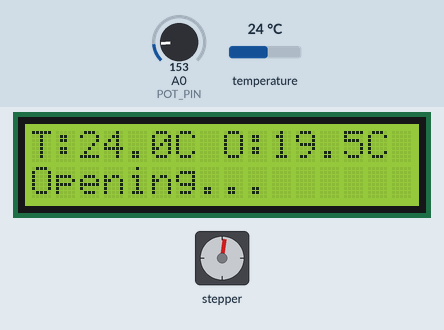
Simulated run of this sketch. Board: Arduino Uno, built with avr-gcc and run on an emulated ATmega328P. Parts: 16×2 character LCD, stepper motor. The inputs (shaded band) are chosen by the test bench; at power-on: temperature 24 °C, A0 (POT_PIN) = 153. Stepper angles assume 2048 steps per turn; what the sketch prints to the serial monitor is not drawn.

Above: at 10.3 s.
10.4 s: temperature set to 10.7 °C
At 14.9 s:
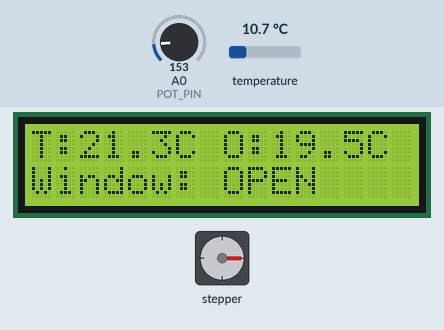
15.2 s: temperature set to 9.8 °C
At 15.55 s:
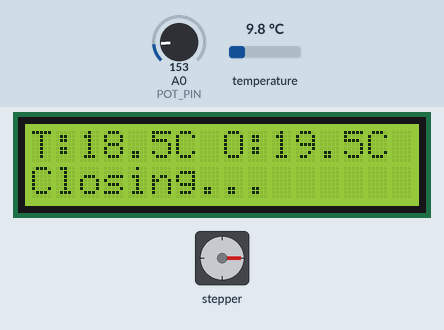
17.8 s: A0 (POT_PIN) set to 165
At 20.7 s:
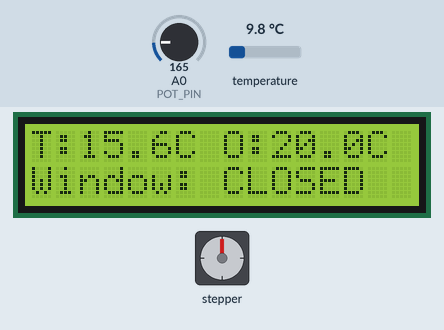
22.5 s: temperature set to 12 °C
At 24.6 s:
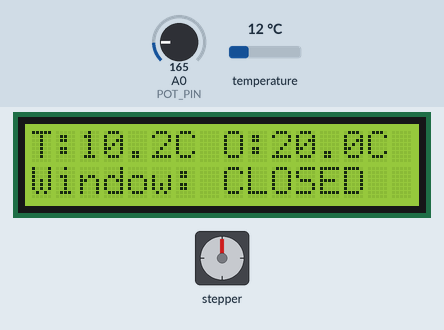
26.4 s: A0 (POT_PIN) set to 191
At 29.9 s:
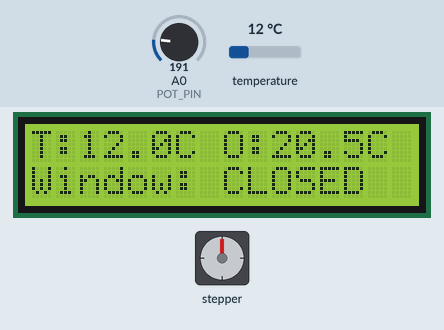
30.3 s: A0 (POT_PIN) set to 175
At 31.8 s:
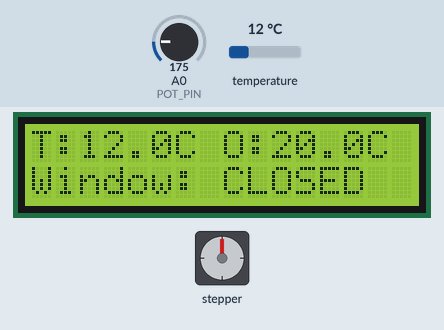
Timing chart, 0 to 33.3 s (numbered marks = the images above; inputs shaded):
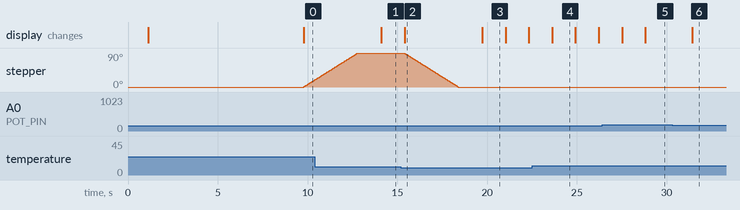

Measured:
- the behaviour switches between 10.4 and 10.3 °C on temperature (found by bisection; images 1 and 2)
- after the input at 10.4 s, the display: changes after 3.7 s (image 1)
- after the input at 22.5 s, the display: changes after 1.1 s (image 4)
- after the input at 30.3 s, the display: changes after 1.1 s (image 6)
- what the display in image 3 shows lasts 1.3 s, from 19.7 s to 21.0 s

The sketch:

dachfenster.ino
```cpp
#include <Wire.h>                 // I2C-Kommunikation (für Display)
#include <LiquidCrystal_I2C.h>    // LCD mit I2C-Modul
#include <Stepper.h>              // Schrittmotor
#include <SoftwareSerial.h>       // serielle Kommunikation
#include <OneWire.h>              // Digitale Kommunikation
#include <DallasTemperature.h>    // Digitaler Temperatur-Sensor

// Schrittmotor (Modell 28BYJ-48)
#define STEPS_PER_REV 2048                        // Schritte pro Umdrehung (28BYJ-48)
Stepper stepper(STEPS_PER_REV, 3, 5, 4, 6);       // Initialisiert den Stepper mit Pins

// LCD-Bildschirm
LiquidCrystal_I2C lcd(0x27, 16, 2);               // LCD-Adresse (0x27), 16 Zeichen, 2 Zeilen
unsigned long lastLCDUpdate = 0;                  // Zeitpunkt der letzten LCD-Aktualisierung
const unsigned int LCD_UPDATE_INTERVAL = 500;     // LCD-Update Intervall in ms

// Temperatur-Sensor (TMP36)
//const int TEMP_PIN = A0;                 // Temperatur-Sensor am analogen Pin A0

// Temperatur-Sensor (DS18B20)
#define TEMP_PIN 2                      // Temperatur-Sensor am digiralen Pin 0
OneWire oneWire(TEMP_PIN);              // Erstellt OneWire-Verbindung auf Pin D2
DallasTemperature sensors(&oneWire);    // Übergibt OneWire an DallasTemperature Bibliothek
const int INVALID_TEMP = -127.0;           // Fehlerwert des Temperatursensors

// Temperatur-Werte
#define TEMP_VALUES 5                       // Anzahl der letzten berücksichtigten Temperaturwerte
float tempReadings[TEMP_VALUES];            // Array für die letzten Temperaturwerte
int readingIndex = 0;                       // Aktuelle Position im Array
int readingCount = 0;                       // Anzahl der gespeicherten Werte
bool validTemp;                             // gültigen Temperaturwert gelesen
const unsigned char READ_TEMP_TRIES = 5;    // Anzahl der Versuche einen gültigen Wert zu lesen

// Potentiometer
#define POT_PIN A0                                                        // Potentiometer Pin
int potValue;                                                             // Analoger Signalwert des Potentiometers (0-1023)
const float POT_MIN_VALUE = 15.0;                                         // minimal einstellbarer Temperaturwert
const float POT_MAX_VALUE = 45.0;                                         // maximal einstellbarer Temperaturwert
const float POT_UNITS_PER_VALUE = 1023/(POT_MAX_VALUE - POT_MIN_VALUE);   // analoger Bereich pro Temperaturwert

// Fenster
float openTemp;                       // Temperatur, ab der das Fenster geöffnet wird
float closeTemp;                      // Temperatur, ab der das Fenster geschlossen wird
const float THRESHOLD_DIFF = 1.0;     // Wert, um den die Schließschwelle kleiner ist als die Öffnungsschwelle
bool windowOpen = false;              // Status des Fensters (offen/geschlossen)

void setup() {

  // Konsole
  Serial.begin(9600);               // Startet serielle Kommunikation (Baud-Rate)
  delay(1000);
  Serial.println("Time(s) \tTempAbsolut(C) \tTempAverage(C) \tWindowState \tPotentiometer \tOpenThreshold \tCloseThreshold");   // Header für Logging

  // Schrittmotor
  stepper.setSpeed(5);              // Setzt Drehgeschwindigkeit des Motors

  // LCD-Bildschirm
  lcd.init();                       // Initialisiert das LCD
  lcd.backlight();                  // Schaltet die Hintergrundbeleuchtung ein
  lcd.setCursor(0,0);               // Setzt Cursor auf erste Zeile
  lcd.print("System Start...");     // Startmeldung anzeigen
  delay(2000);                      // Anzeigen abwarten

  // Temperatur-Sensor initialisieren (DS18B20)
  sensors.begin();
  delay(1000);

  // zuverlässige Start-Temperatur bilden
  Serial.println("Prefilling temp buffer...");
  float temperature = 0;
  float avgTemperature = 0;
  for (int i = 0; i < TEMP_VALUES; i++) {
    temperature = measureTemperature();
    float avgTemperature;
    if (validTemp) {
      avgTemperature = calculateAverageTemperature();
    } else {
      avgTemperature = INVALID_TEMP;
    }
    logTemperature(temperature, avgTemperature);
    delay(1000 / TEMP_VALUES);                      // insgesamt 1 Sekunde warten
  }
  Serial.println("Finished filling temp buffer.");
}

void loop() {

  // Schwellwerte entsprechend des Potentiometers einstellen
  setThresholds();

  // Temperatur messen und auf der Konsole ausgeben
  float temperature = measureTemperature();
  float avgTemperature;
  if (validTemp) {
    avgTemperature = calculateAverageTemperature();
  } else {
    avgTemperature = INVALID_TEMP;
  }
  logTemperature(temperature, avgTemperature);

  // Bildschirm aktualisieren
  unsigned long currentTime = millis();                         // Aktuelle Laufzeit seit Start
  if (currentTime - lastLCDUpdate >= LCD_UPDATE_INTERVAL) {     // Prüft, ob LCD aktualisiert werden soll
    updateScreen(avgTemperature);
    lastLCDUpdate = currentTime;                                // Aktualisierungszeit merken
  }

  if (validTemp) {

    // Fenster schließen/öffnen
    if (avgTemperature >= openTemp && !windowOpen) {            // Wenn zu warm und Fenster noch zu
      openWindow();                                             // Fenster öffnen
      windowOpen = true;                                        // Status setzen
    } else if (avgTemperature <= closeTemp && windowOpen) {     // Wenn wieder kühl genug und Fenster offen
      closeWindow();                                            // Fenster schließen
      windowOpen = false;                                       // Status setzen
    }
  }

  delay(500); // Pause (Loop-Zyklus)
}

void setThresholds() {
  potValue = analogRead(POT_PIN);                                         // Aktuellen Signalwert des Potentiometers auslesen

  float openTempRaw = POT_MIN_VALUE +(potValue / POT_UNITS_PER_VALUE);    // analogen Wert in Temperaturwert umwandeln
  openTemp = round(openTempRaw * 2.0) / 2.0;                              // runden, um Schwankungen abzudämpfen
  closeTemp = openTemp - THRESHOLD_DIFF;                                  // Schließschwelle ist immer um einen Toleranzwert niedriger als Öffnungsschwelle
}

float measureTemperature() {

  // Temperatur messen (analog)
  //float voltage = analogRead(TEMP_PIN) * (5.0 / 1023.0);     // Wandelt ADC-Wert in Spannung um (ADC = Analog-Digital-Converter)
  //float voltage = analogRead(TEMP_PIN) * (3.3 / 1023.0);     //falls an 3.3V angeschlossen
  //float temperature = (voltage - 0.5) * 100.0;              // Umrechnung Spannung → Temperatur

  float temperature = INVALID_TEMP;
  validTemp = false;
  for (int i = 0; i < READ_TEMP_TRIES; i++) {                 // versuche mehrfach eine gültige Temperatur zu messen

    // Temperatur messen (digital)
    sensors.requestTemperatures();                            // Startet eine neue Temperaturmessung
    temperature = sensors.getTempCByIndex(0);                 // Liest Temperatur vom ersten Sensor (Index 0)

    if (temperature != INVALID_TEMP) {                        // breche ab, falls Temperatur gültig
      validTemp = true;
      break;
    }
  }

  if (validTemp) {                                            // nur gültige Werte einbeziehen

    // Temperatur speichern im Ringspeicher
    tempReadings[readingIndex] = temperature;                 // Speichert aktuellen Wert im Array
    readingIndex = (readingIndex + 1) % TEMP_VALUES;          // Nächste Position (Ringpuffer)
    if (readingCount < TEMP_VALUES) {
      readingCount++;                                         // Erhöht Anzahl der gültigen Werte (max. TEMP_VALUES)
    }
  }

  return temperature;
}

// Temperatur-Durchschnitt bilden auf Basis der letzten Werte
float calculateAverageTemperature() {
  float sum = 0;
  for (int i = 0; i < readingCount; i++) {
    sum += tempReadings[i];                       // Summiert alle gespeicherten Werte
  }
  float avgTemperature = sum / readingCount;      // Berechnet Durchschnitt

  return avgTemperature;
}

void logTemperature(float temperature, float avgTemperature) {

  // Temperatur auf Konsole ausgeben
  unsigned long currentTime = millis();               // aktuelle Zeit
  Serial.print(currentTime / 1000);                   // Zeit seit Start
  Serial.print("\t\t");
  Serial.print(temperature, 1);                       // Temperatur
  Serial.print("\t\t");
  Serial.print(avgTemperature, 1);                    // Temperatur
  Serial.print("\t\t");
  Serial.print(windowOpen ? "OPEN" : "CLOSED");       // Fensterstatus
  Serial.print("\t\t");
  Serial.print(potValue);                             // analoger Potentiometer-Wert
  Serial.print("\t\t");
  Serial.print(openTemp);                             // Öffnungsschwelle
  Serial.print("\t\t");
  Serial.print(closeTemp);                            // Schließschwelle
  Serial.println();
}

// den Bildschirm aktualisieren
void updateScreen(float avgTemperature) {
  lcd.setCursor(0,0);
  lcd.print("T:");
  if (validTemp) {
    lcd.print(avgTemperature, 1);               // Zeigt Durchschnittstemperatur mit 1 Nachkommastelle
    lcd.print("C O:");
    lcd.print(openTemp, 1);                     // Zeigt Öffnungs-Temperatur
    lcd.print("C  ");
  } else {
    lcd.print("ERROR");                         // Messung eines ungültigen Werts bei elektronischem Fehler (Wackelkontakt)
  }

  lcd.setCursor(0,1);
  if (windowOpen) {
    lcd.print("Window: OPEN    ");              // Anzeige wenn offen
  } else {
    lcd.print("Window: CLOSED  ");              // Anzeige wenn geschlossen
  }
}

void openWindow() {
  lcd.setCursor(0,1);
  lcd.print("Opening...     ");             // Anzeige beim Öffnen
  Serial.println("Opening...");
  stepper.step(512);                        // Motor dreht vorwärts (halbe Umdrehung)
}

void closeWindow() {
  lcd.setCursor(0,1);
  lcd.print("Closing...     ");             // Anzeige beim Schließen
  Serial.println("Closing...");
  stepper.step(-512);                       // Motor dreht rückwärts
}

void shutdownRoutine() {
  closeWindow();                            // Motor ansteuern
  lcd.clear();                              // Display aus
  Serial.println("System safe shutdown");
}
```
